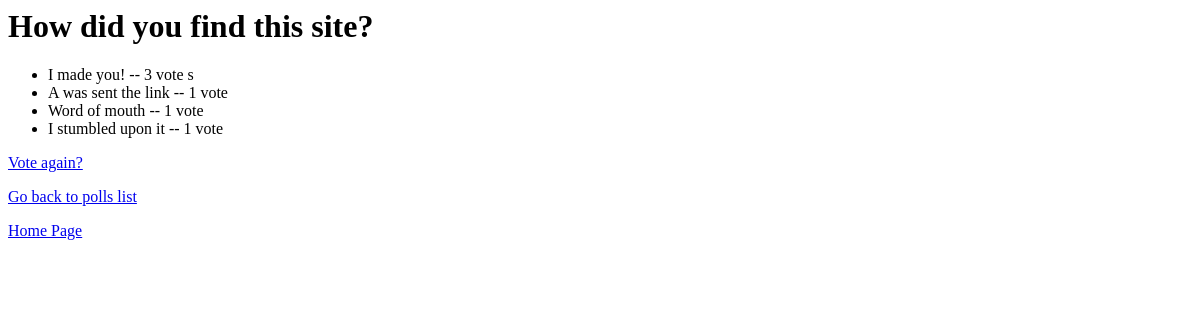
The page /polls/2/results/ on the database as committed earlier.
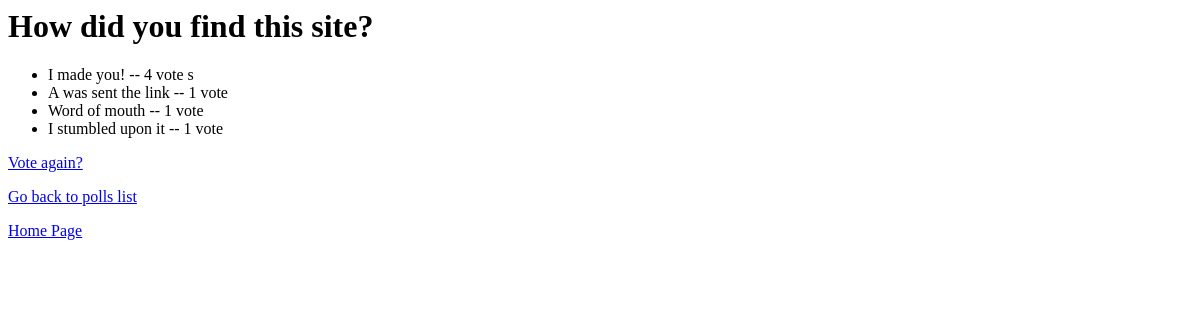
The same page on the database as committed later.
### polls/models.py (models this page shows, shortened)
class Choice(models.Model):
    question = models.ForeignKey(Question, on_delete=models.CASCADE)
    choice_text = models.CharField(max_length=200)
    votes = models.IntegerField(default=0)
    datetime.timedelta(days=1)

### polls/views.py (the view)
# urls.py: path('<int:pk>/results/', views.ResultsView.as_view(), name='results'),
class ResultsView(generic.DetailView):
    model = Question
    template_name = 'polls/results.html'

### polls/templates/polls/results.html
<h1>{{ question.question_text }}</h1>
<ul>
{% for choice in question.choice_set.all %}
    <li>{{ choice.choice_text }} -- {{ choice.votes }} vote {{ choice.votes|pluralize }}</li>
{% endfor %}
</ul>
<p><a href="{% url 'polls:detail' question.id %}">Vote again?</a></p>
<p><a href="{% url 'polls:index' %}">Go back to polls list</a></p>
<p><a href="https://egebele.pythonanywhere.com/">Home Page</a></p>

Rows that differ between the two databases and show on the page:
changed Choice "I made you!": votes "3" → "4"
